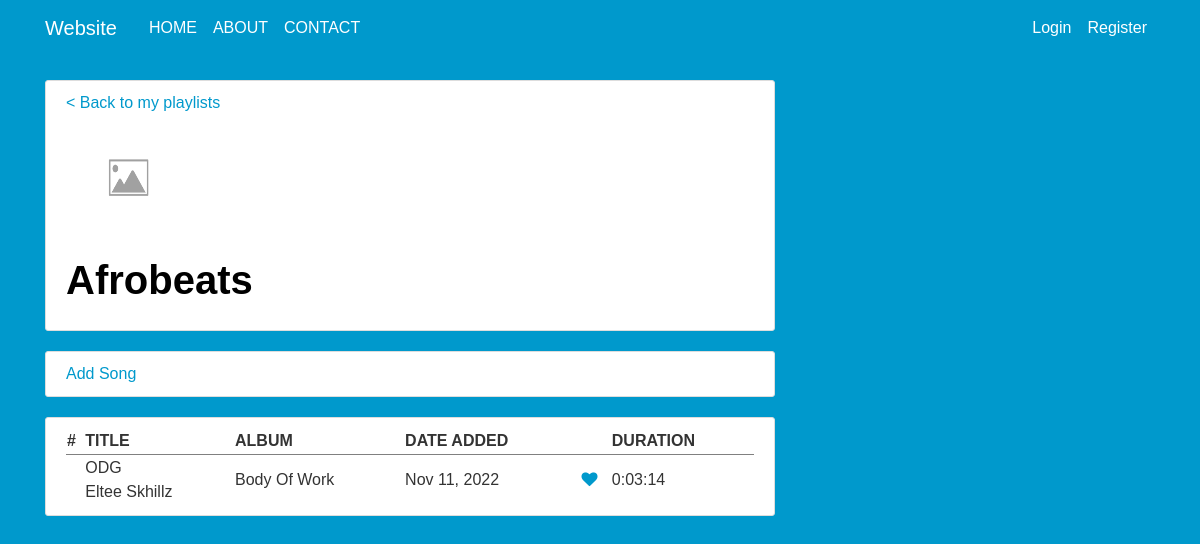
/1/, run on the app's committed database.
### music/models.py (models this page shows, shortened)
class Playlist(models.Model):
    User = settings.AUTH_USER_MODEL
    list_title = models.CharField(max_length=500)
    description = models.TextField(blank=True)
    creator = models.ForeignKey(User, on_delete=models.CASCADE)
    date_created = models.DateTimeField(default=timezone.now)
    image = models.ImageField(
        default="placeholder-image.png", upload_to="playlist_pics/"
    )

class Song(models.Model):
    User = settings.AUTH_USER_MODEL
    artist = models.CharField(max_length=250)
    creator = models.ForeignKey(User, on_delete=models.CASCADE)
    playlist = models.CharField(max_length=500)
    genre = models.CharField(max_length=16, choices=GENRE_CHOICES, default="genre")
    song_title = models.CharField(max_length=250)
    album_title = models.CharField(max_length=500)
    date_added = models.DateTimeField(default=timezone.now)
    duration = models.DurationField(default=timedelta)
    is_favourite = models.BooleanField(default=False)

### music/views.py (the view)
# urls.py: path('<int:pk>/', PlaylistDetailView.as_view(), name='music-display_playlist'),
class PlaylistDetailView(DetailView):
    model = Playlist
    template_name = "music/displayplaylist.html"
    def get_context_data(self, **kwargs):
        context = super().get_context_data(**kwargs)
        context["songs"] = Song.objects.filter(playlist=Playlist.objects.get(pk=self.kwargs.get("pk")).list_title)
        return context

### music/templates/music/displayplaylist.html (shortened to what this page needs)
{% extends "home/base.html" %}
{% block content %}
    <div class="content-section">
        <a href="{% url 'music-playlist' %}">< Back to my playlists</a>
        <br>
        <img class=" account-img" src="{{ object.image.url }}">
        <h1>{{ object.list_title }}</h1>
    </div>
    <article class="media content-section">
        <div class="media-body">
            <a href="{% url 'music-add_song' object.id %}">Add Song</a>
        </div>
    </article>
    {% if songs %}
        <div class="content-section">
            <table style="width:100%">
                <tr style="border-bottom:1px solid grey;">
                    <th>#</th>
                    <th>TITLE</th>
                    <th>ALBUM</th>
                    <th>DATE ADDED</th>
                    <th></th>
                    <th>DURATION</th>
                </tr>
                {% for song in songs %}
                        <tr>
                            <td></td>
                            <td>{{ song.song_title }} <br> {{ song.artist }}</td>
                            <td>{{ song.album_title }}</td>
                            <td>{{ song.date_added|date:"M n, Y" }}</td>
                            <td><i onclick="myFunction(this)" class="fa fa-heart"></i></td>
                            <td>{{ song.duration }}</td>
                        </tr>
                {% endfor %}
            </table>
        </div>
    {% endif %}
{% endblock content %}

### home/static/home/main.css (style rules this page uses)
a { color: #0099cc; }
body { background: #0099cc; color: #333333; font-family: Helvetica; margin-top: 5rem; }
h1, h2, h3, h4, h5, h6 { color: #000000; font-weight: bold; }
.content-section { background: #ffffff; padding: 10px 20px; border: 1px solid #dddddd; border-radius: 3px; margin-bottom: 20px; }
.account-img { height: 125px; width: 125px; margin-right: 20px; margin-bottom: 16px; }
i.fa { color: #0099cc; cursor: pointer; user-select: none; }

### data on the page
Playlist: image (placeholder picture), list_title "Afrobeats"
Song: song_title "ODG", artist "Eltee Skhillz", album_title "Body Of Work", date_added "Nov 11, 2022", duration "0:03:14"
